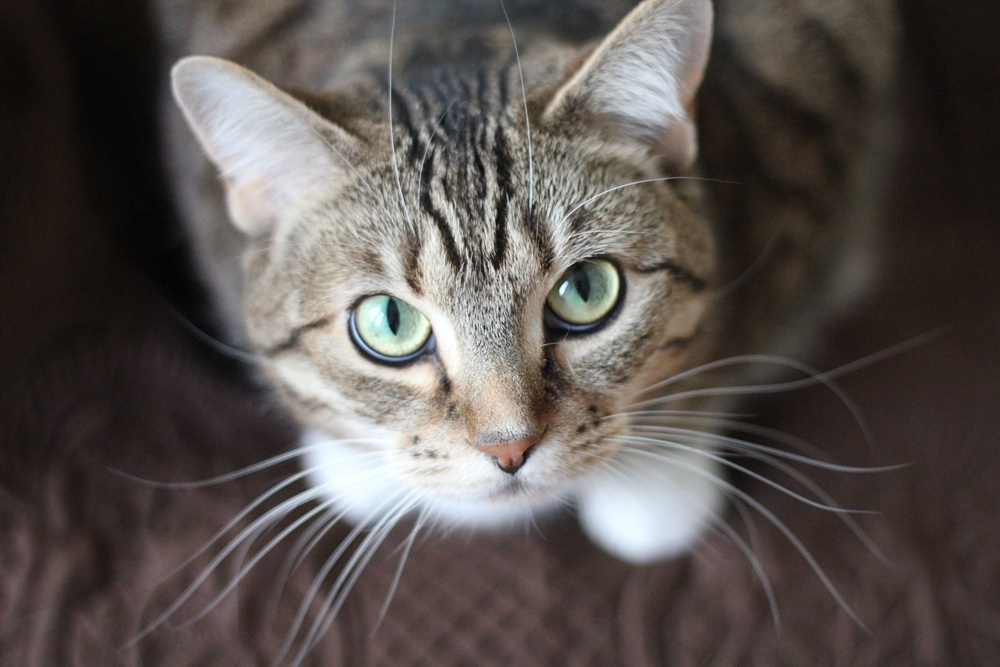
#> input picture cat.jpg, 1000 x 667 px, shrunk from 3456 x 2304 before the run
$ python Image_Pixel_Encryption.py
#> lines starting #> are read from the running program, lines starting #| are printed output that depends on the picture
from PIL import Image

def encrypt_image(input_path, output_path):
#> called with input_path = 'cat.jpg', output_path = 'encrypted.jpg'
    img = Image.open(input_path)
#> img is the input picture: PIL image 1000x667 RGB; mean R, G, B 88.9, 82.2, 79.1
    pixels = img.load()

    for i in range(img.size[0]):
        for j in range(img.size[1]):
            r, g, b = pixels[i, j]
            pixels[i, j] = (r ^ 123, g ^ 123, b ^ 123)  # simple XOR

    img.save(output_path)
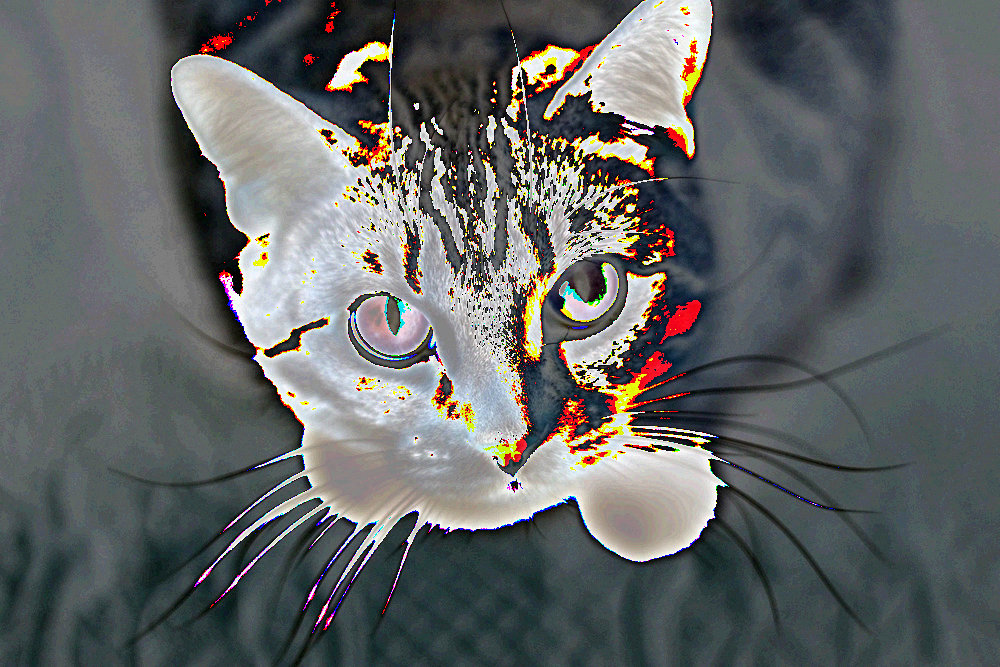
#> saved as encrypted.jpg: PIL image 1000x667 RGB; mean R, G, B 98.6, 101.6, 101.7

encrypt_image("cat.jpg", "encrypted.jpg")
